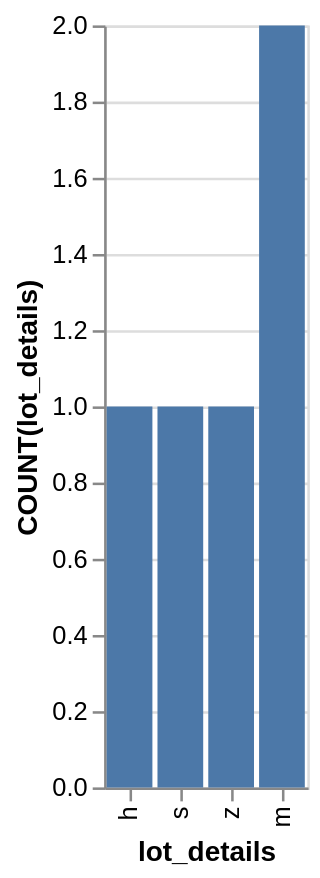

Express this chart as Vega-Lite.
### Vega-Lite specification from a JSON file in a GitHub repository (floating-point values rounded to 4 significant figures)
{"data": {"values": [{"x_data": "h", "y_data": 1}, {"x_data": "m", "y_data": 2}, {"x_data": "s", "y_data": 1}, {"x_data": "z", "y_data": 1}]}, "mark": "bar", "encoding": {"x": {"field": "x_data", "type": "nominal", "title": "lot_details", "sort": {"op": "sum", "field": "y_data", "order": "ascending"}}, "y": {"field": "y_data", "type": "quantitative", "title": "COUNT(lot_details)"}}}
